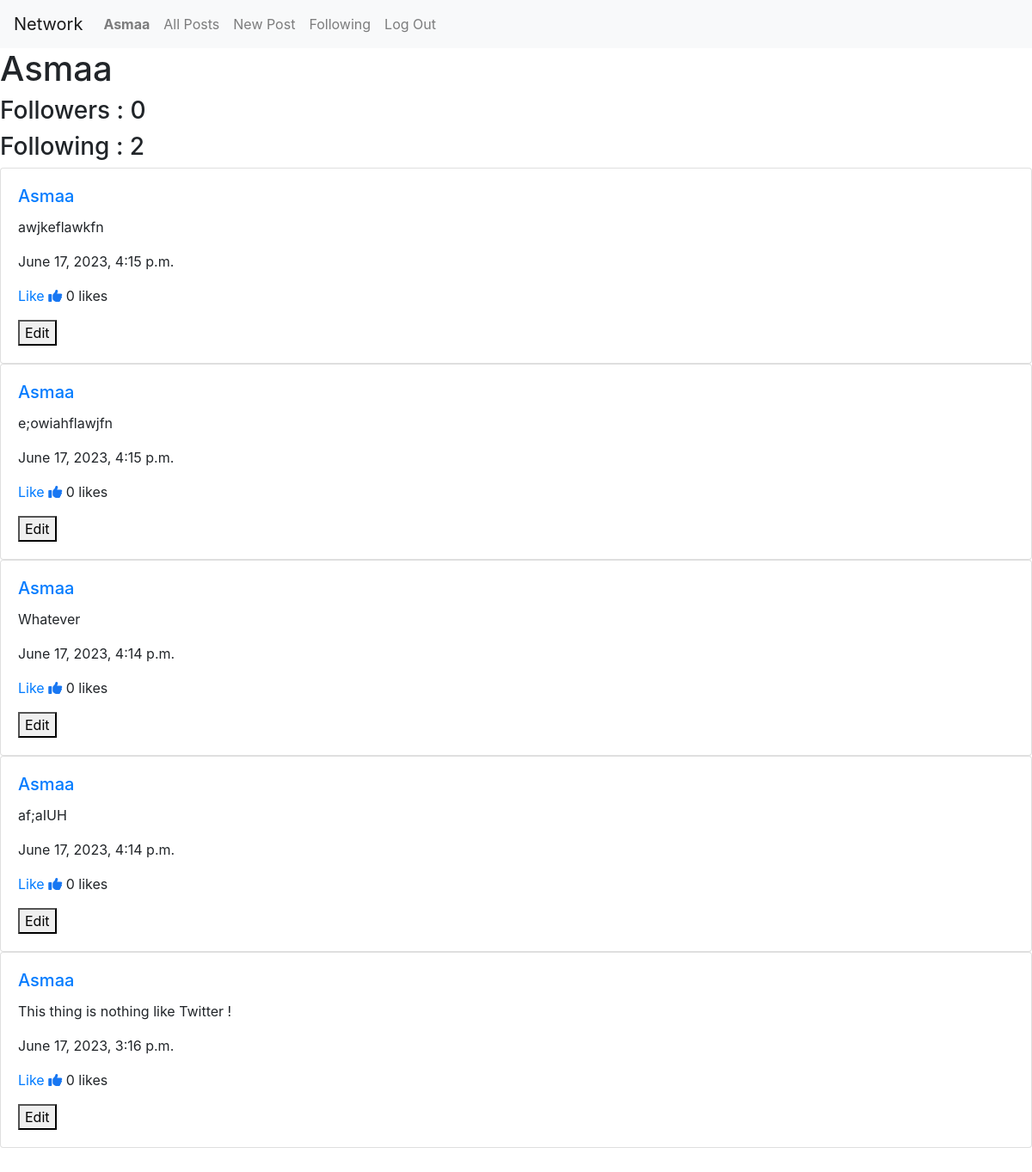
Before: /profile/Asmaa (signed in) with the older database file.
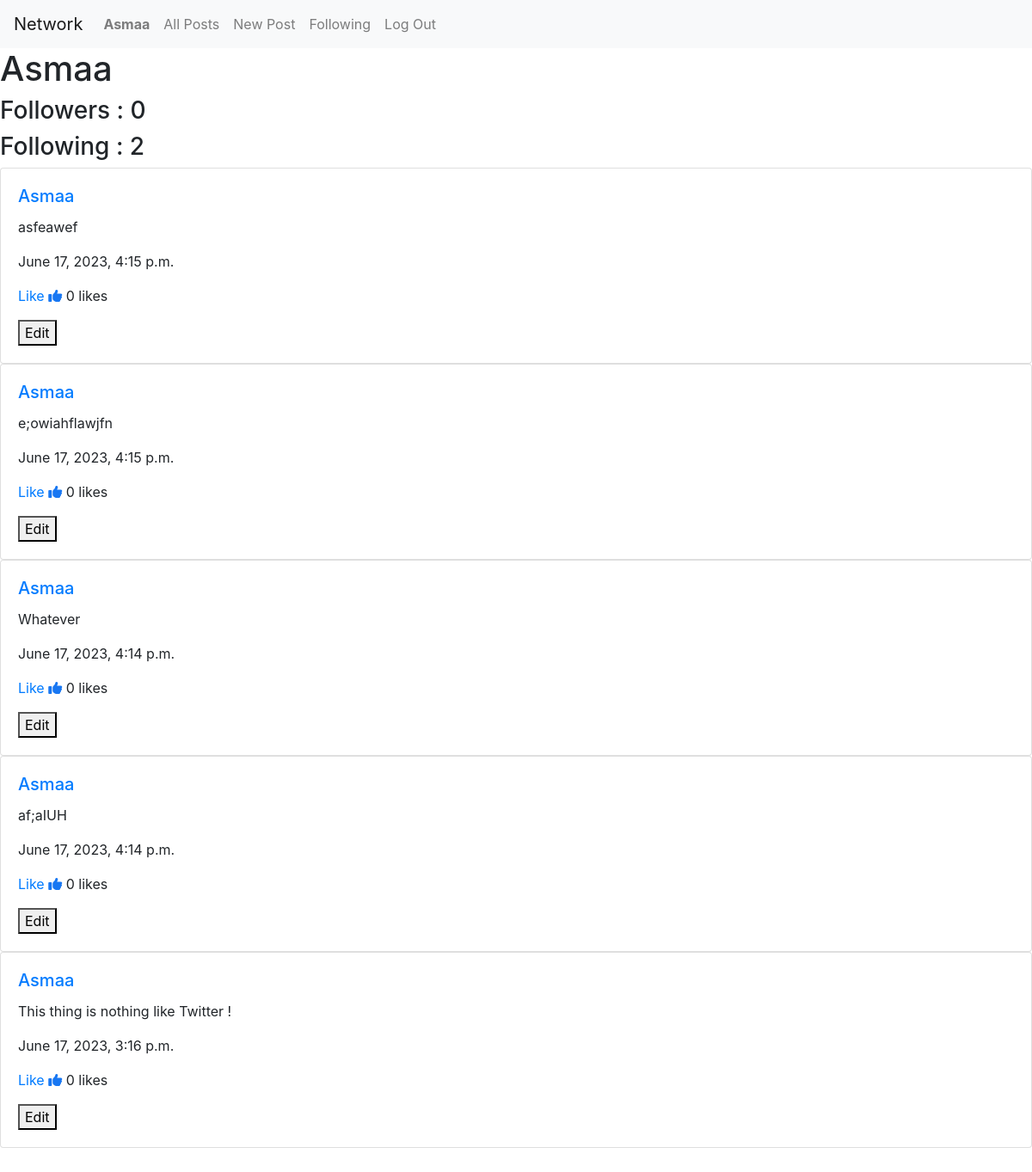
After: the same page with the newer database file.
### network/models.py (models this page shows)
class Post(models.Model):
    content = models.CharField(max_length=500)
    timestamp = models.DateTimeField(auto_now_add=True)
    user = models.ForeignKey(User, on_delete=models.CASCADE, related_name="posts")
    likes = models.ManyToManyField(User, blank=True, related_name="liked_posts")

class User(AbstractUser):
    pass

### network/views.py (the view)
# urls.py: path("profile/<str:username>", views.profile, name="profile"),
def profile(request, username):
    user = User.objects.get(username=username)
    posts = user.posts.order_by("-timestamp").all()
    followers = Follow.objects.filter(followed_user=user)
    following = Follow.objects.filter(user=user)
    is_following = followers.filter(user=request.user).exists()
    paginator = Paginator(posts, 10)
    pageNumber = request.GET.get("page")
    pagePosts = paginator.get_page(pageNumber)
    return render(
        request,
        "network/profile.html",
        {
            "pagePosts": pagePosts,
            "user_profile": user,
            "followers": followers,
            "following": following,
            "is_following": is_following,
        },
    )

### network/templates/network/profile.html (shortened to what this page needs)
{% extends "network/layout.html" %}
{% load static %}
{% block body %}
  <h1>{{ user_profile.username }}</h1>
  <h3>Followers : {{ followers.count }}</h3>
  <h3>Following : {{ following.count }}</h3>
    {% for post in pagePosts %}
    <div class="card" id="post-{{ post.id }}" data-postid="{{ post.id }}">
      <div class="card-body" data-postid="{{ post.id }}">
        <a href="{% url 'profile' post.user %}"> <h5 class="card-title">{{ post.user }}</h5></a>
        <p class="card-text" id="post-content-{{ post.id }}">{{ post.content }}</p>
        <p class="card-text">{{ post.timestamp }}</p>
        <p class="card-text">
          <a href="" class="like" id="like-btn-{{ post.id }}" data-postid="{{ post.id }}">Like</a>
          <i class="fas fa-thumbs-up" id="like-{{post.id}}" style="color: #1877F2;"></i>
          {{ post.likes.count }}
          {% if post.likes.count != 1 %}likes{% else %}like{% endif %}
        </p>
        {% if user.is_authenticated %}
          {% if user == post.user %}
              <button class="edit-btn" id="edit-btn-{{ post.id }}" data-postid="{{ post.id }}">Edit</button>
          {% endif %}
        {% endif %}
      </div>
    </div>
    {% endfor %}
    {% endblock %}

Changed rows visible on the page:
changed Post: content "awjkeflawkfn" → "asfeawef"
